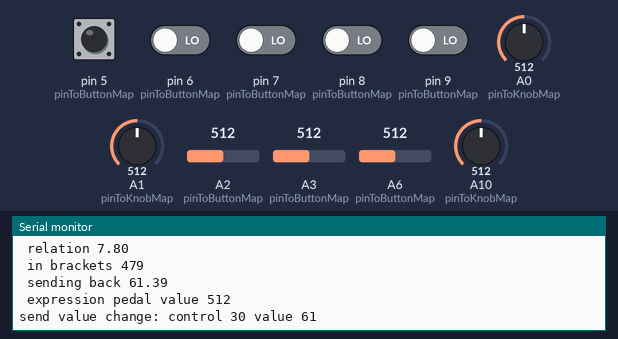
A sketch run on a simulated Arduino Leonardo, built with avr-gcc and run on an emulated ATmega32U4. Shown: the last lines printed to the serial monitor. Inputs (shaded band) come from the test bench; at power-on: pin 5 (pinToButtonMap), pin 6 (pinToButtonMap), pin 7 (pinToButtonMap), pin 8 (pinToButtonMap), pin 9 (pinToButtonMap) LOW, A0 (pinToKnobMap) = 512, A1 (pinToKnobMap) = 512, A2 (pinToButtonMap) = 512, A3 (pinToButtonMap) = 512, A6 (pinToButtonMap) = 512, A10 (pinToKnobMap) = 512.

Above: at 2.2 s.
2.3 s: pin 5 (pinToButtonMap) pulled HIGH for 0.15 s
At 3.1 s:
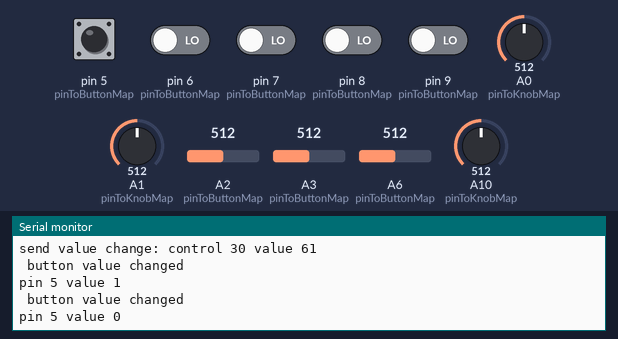
3.9 s: A0 (pinToKnobMap) set to 716
At 4.9 s:
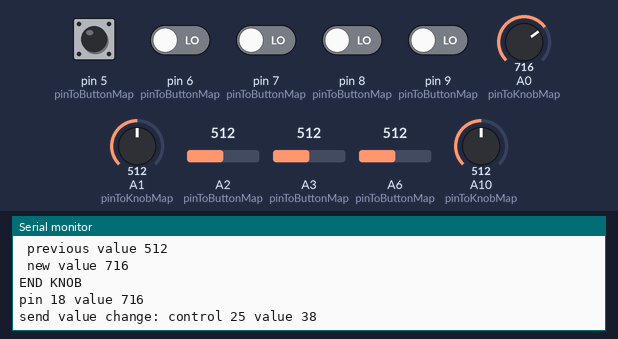
5.4 s: A1 (pinToKnobMap) set to 716
At 6.0 s:
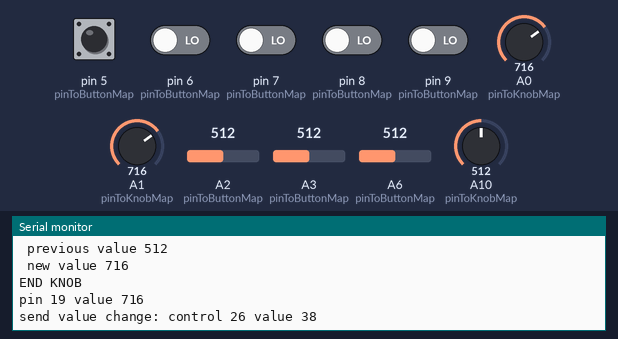
6.9 s: A2 (pinToButtonMap) set to 716
At 8.1 s:
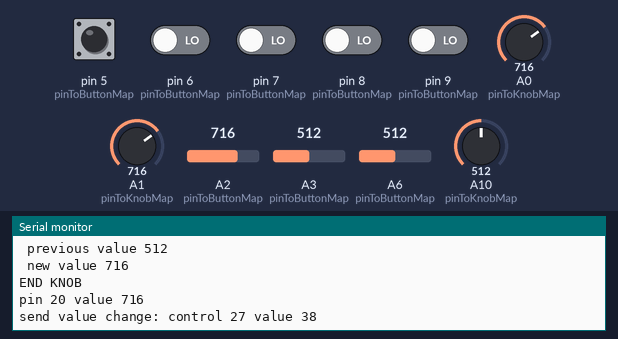
8.4 s: A3 (pinToButtonMap) set to 716
At 9.5 s:
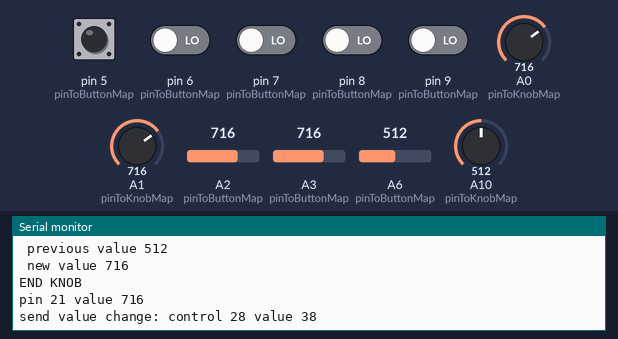
9.9 s: A6 (pinToButtonMap) set to 716
At 10.7 s:
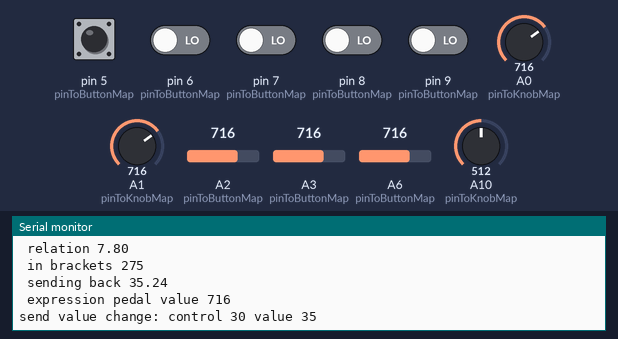
Timing chart, 0 to 12.4 s (numbered marks = the images above; inputs shaded):
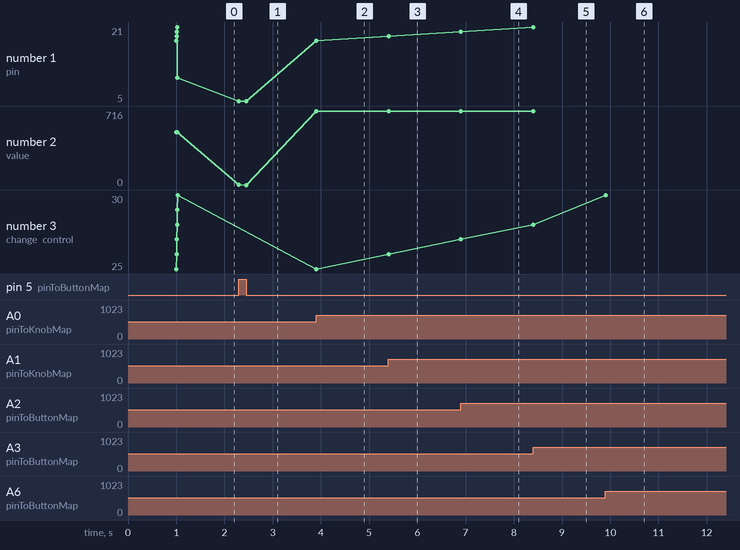

The sketch:

MIDIMishka.ino
```cpp
/*
 * MIDIMishka
 *
 *
 * Authors: Mishka & Mishka
 * Use it wisely
 */

#include "MIDIUSB.h"


#define KNOB_MAX 1023

#define PEDAL_MAX 991
#define MIDI_MAX 127

typedef struct{
  byte pin;
  int pinValue;
  byte control;
  byte midiValue;
} pinToControl;


pinToControl pinToButtonMap[] = {{5, 0, 20, 0}, {6, 0, 21, 0}, {7, 0, 22, 0}, {8, 0, 23, 0}, {9, 0, 24, 0}};
pinToControl pinToKnobMap[] = {{18, 0, 25, 0}, {19, 0, 26, 0}, {20, 0, 27, 0}, {21, 0, 28, 0}, {10, 0, 29, 0}};

pinToControl externalPedalMap = {A6, 0, 30, 0};

byte buttonsCount = 5;
byte knobsCount = 5;


void setup() {
  delay(1000);
  Serial.begin(9600);
}

// First parameter is the event type (0x09 = note on, 0x960008 = note off).
// Second parameter is note-on/note-off, combined with the channel.
// Channel can be anything between 0-15. Typically reported to the user as 1-16.
// Third parameter is the note number (48 = middle C).
// Fourth parameter is the velocity (64 = normal, 127 = fastest).

void noteOn(byte channel, byte pitch, byte velocity) {
  midiEventPacket_t noteOn = {0x09, 0x90 | channel, pitch, velocity};
  MidiUSB.sendMIDI(noteOn);
}

void noteOff(byte channel, byte pitch, byte velocity) {
  midiEventPacket_t noteOff = {0x08, 0x80 | channel, pitch, velocity};
  MidiUSB.sendMIDI(noteOff);
}

// First parameter is the event type (0x0B = control change).
// Second parameter is the event type, combined with the channel.
// Third parameter is the control number number (0-119).
// Fourth parameter is the control value (0-127).

void controlChange(byte channel, byte control, byte value) {
  midiEventPacket_t event = {0x0B, 0xB0 | channel, control, value};
  MidiUSB.sendMIDI(event);
}


// Sends 127 to channel 0 to a given control.
// Use it for stateless buttons
void sendButtonPress(byte control, int value){
  //Serial.print("      sending button press");
    controlChange(0, control, 127*value);
    MidiUSB.flush();
}

// Sends given value to channel 0 of a given control
// Use it for sliders & potentiometers
void sendValueChange(byte control, byte value){
    Serial.print("send value change: control ");
    Serial.print(control);
    Serial.print(" value ");
    Serial.println(value);
    controlChange(0, control, value);
    MidiUSB.flush();
}


void logPinWithInput(byte pin, int value){

    Serial.print("pin ");
    Serial.print(pin);
    Serial.print(" value ");
    Serial.println(value);

}


byte expressionPedalToMidiKnob(int knobValue){

  static double relation = (double)PEDAL_MAX / (double)MIDI_MAX;

  Serial.print(" source pin value ");
  Serial.println(knobValue);
  Serial.print(" relation ");
  Serial.println(relation);
  Serial.print(" in brackets ");
  Serial.println(PEDAL_MAX - knobValue);

  Serial.print(" sending back ");
  Serial.println((PEDAL_MAX - knobValue) / relation);

  // our expression pedal when down shows MIDI_MAX and when up shows 0. That's just how it is.
  return round(double(PEDAL_MAX - knobValue) / relation);
}


byte knobToMidiKnob(int knobValue){
  double relation = KNOB_MAX / MIDI_MAX;
  return (KNOB_MAX - knobValue) / relation;
}


// return true if two values have a serious gap between them, in our case 2 or more
// solves the problem of false knob values changes that we discovered while experimenting
bool valueSignificantlyDifferent(int value1, int value2){

  if (value1 != value2){
    return abs(value1-value2) > 3;
  }
  return false;
}


void loop() {

  // read buttons
//  Serial.println("");
//  Serial.println("reading buttons");

  for (int i=0; i<buttonsCount; i++){
    int pinValue = digitalRead(pinToButtonMap[i].pin);

    if (pinValue != pinToButtonMap[i].pinValue){

      Serial.println(" button value changed");
      pinToButtonMap[i].pinValue = pinValue;

      logPinWithInput(pinToButtonMap[i].pin, pinValue);
      sendButtonPress(pinToButtonMap[i].control, pinValue);
      delay(50); // to try to avoid current leakage to the analog pins
    }

  }

//  Serial.println("");
//  Serial.println("reading knobs");
  // read knobs
  for (int i=0; i<knobsCount; i++){

    int pinValue = analogRead(pinToKnobMap[i].pin);
    if (valueSignificantlyDifferent(pinValue, pinToKnobMap[i].pinValue)){
      Serial.println("KNOB");
      Serial.print(" knob value changed. from pin ");
      Serial.println(pinToKnobMap[i].pin);
      Serial.print(" previous value ");
      Serial.println(pinToKnobMap[i].pinValue);
      Serial.print(" new value ");
      Serial.println(pinValue);
      Serial.println("END KNOB");

      pinToKnobMap[i].pinValue = pinValue;

      byte midiValue = knobToMidiKnob(pinValue);
      if (midiValue != pinToKnobMap[i].midiValue){
        logPinWithInput(pinToKnobMap[i].pin, pinValue);

        sendValueChange(pinToKnobMap[i].control, midiValue);
        pinToKnobMap[i].midiValue = midiValue;
      }


    }


  }

//  Serial.println("");
//  Serial.println("reading external expression pedal");


  int pinValue = analogRead(externalPedalMap.pin);
  if (valueSignificantlyDifferent(pinValue, externalPedalMap.pinValue )){

    externalPedalMap.pinValue = pinValue;

    byte midiValue = expressionPedalToMidiKnob(pinValue);

    Serial.print(" expression pedal value ");
    Serial.println(pinValue);
    if (midiValue != externalPedalMap.midiValue){
      externalPedalMap.midiValue = midiValue;
      sendValueChange(externalPedalMap.control, midiValue);
    }


  }


  //delay(1000);
}
```

Measured:
- after the input at 2.3 s, the serial monitor: prints a new line at once (image 1)
- after the input at 3.9 s, the serial monitor: prints a new line at once (image 2)
- after the input at 5.4 s, the serial monitor: prints a new line at once (image 3)
- after the input at 6.9 s, the serial monitor: prints a new line at once (image 4)
- after the input at 8.4 s, the serial monitor: prints a new line at once (image 5)
- after the input at 9.9 s, the serial monitor: prints a new line at once (image 6)
- plotted number 1: 10 → 5 after the input at 2.3 s, 18 → 19 after the input at 5.4 s, 19 → 20 after the input at 6.9 s, 20 → 21 after the input at 8.4 s
- plotted number 2: 0 → 716 after the input at 3.9 s
